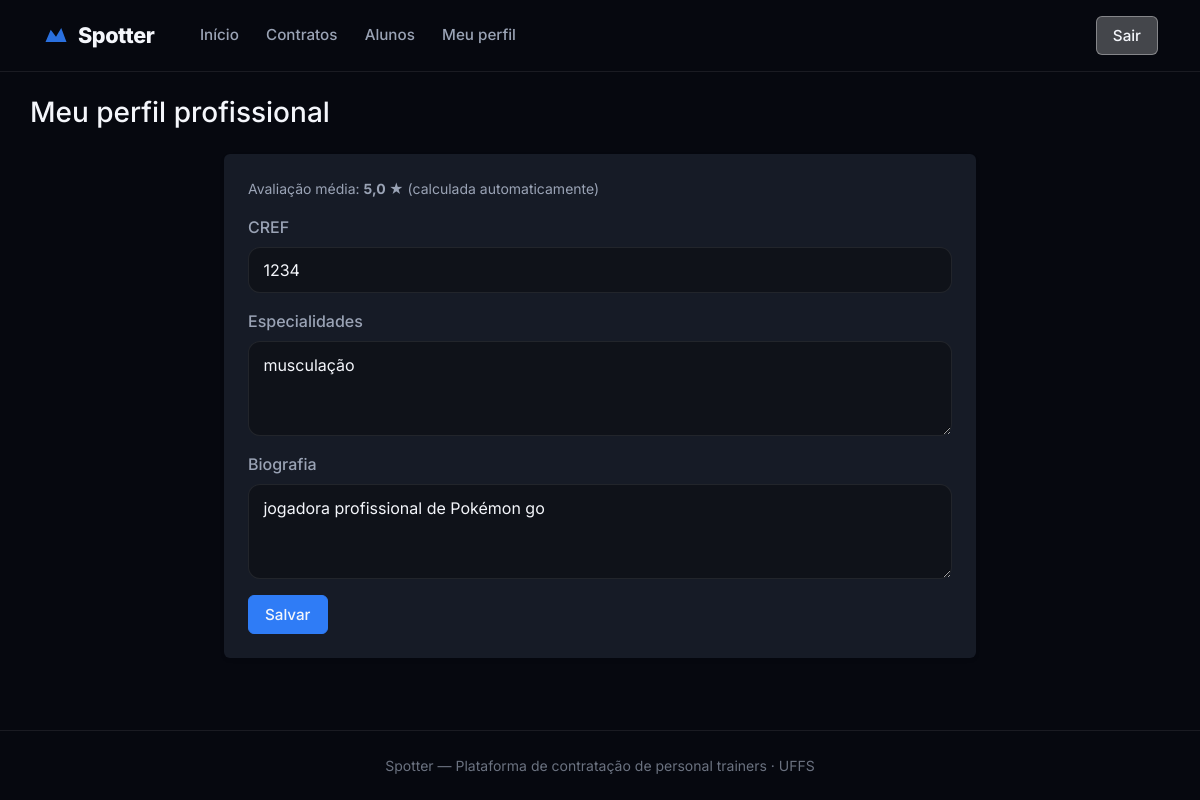
Screenshot of /personal/perfil/ (signed in) with the database file from the repository.
### core/models/perfil_personal.py (models this page shows, shortened)
class PerfilPersonal(models.Model):
    usuario = models.OneToOneField(
        Usuario,
        on_delete=models.CASCADE,
        related_name="perfil_personal",
        limit_choices_to={"tipo": Usuario.PERSONAL},
    )
    cref = models.CharField(max_length=20, unique=True)
    especialidades = models.TextField(
        blank=True,
        help_text="Ex: musculação, funcional, pilates",
    )
    bio = models.TextField(blank=True)
    latitude = models.FloatField(null=True, blank=True)
    longitude = models.FloatField(null=True, blank=True)
    avaliacao_media = models.FloatField(
        default=0.0,
        validators=[MinValueValidator(0.0), MaxValueValidator(5.0)],
    )
    objects = PerfilPersonalManager()
    class Meta:
        verbose_name = "Perfil Personal"
        verbose_name_plural = "Perfis Personal"

### core/views/personal/perfil.py (the view, shortened to what this page needs)
# urls.py: path("personal/perfil/", views.PersonalPerfilUpdateView.as_view(), name="personal_perfil"),
class PersonalPerfilUpdateView(PersonalRequiredMixin, UpdateView):
    model = PerfilPersonal
    form_class = PerfilPersonalForm
    template_name = "core/personal/perfil.html"
    success_url = reverse_lazy("core:personal_perfil")
    def get_object(self):
        return get_object_or_404(PerfilPersonal, usuario=self.request.user)

### core/forms/perfil_personal.py
class PerfilPersonalForm(forms.ModelForm):
    class Meta:
        model = PerfilPersonal
        fields = ["cref", "especialidades", "bio"]
        widgets = {
            "cref": forms.TextInput(
                attrs={**_FIELD, "placeholder": "Ex: 012345-G/SC"}
            ),
            "especialidades": forms.Textarea(
                attrs={
                    **_TEXTAREA,
                    "placeholder": "Ex: musculação, funcional, pilates",
                }
            ),
            "bio": forms.Textarea(
                attrs={
                    **_TEXTAREA,
                    "placeholder": "Conte um pouco sobre sua experiência e abordagem…",
                }
            ),
        }
        labels = {
            "cref": "CREF",
            "especialidades": "Especialidades",
            "bio": "Biografia",
        }

### core/mixins.py (called while the page is built)
    def test_func(self):
        if self.tipo_requerido is None:
            return True
        return getattr(self.request.user, "tipo", None) == self.tipo_requerido

### core/models/perfil_personal.py (called while the page is built)
    def get_queryset(self):
        return PerfilPersonalQuerySet(self.model, using=self._db)

### core/models/usuario.py (called while the page is built)
    @property
    def eh_personal(self):
        return self.tipo == self.PERSONAL

### core/templates/core/personal/perfil.html (shortened to what this page needs)
{% extends "core/base.html" %}
{% block content %}
<div class="container py-4">
    <h1 class="h3 mb-4">Meu perfil profissional</h1>
    <div class="row justify-content-center">
        <div class="col-lg-8">
            <div class="card shadow-sm border-0">
                <div class="card-body p-4">
                    <p class="text-muted small">Avaliação média: <strong>{{ object.avaliacao_media }} ★</strong> (calculada automaticamente)</p>
                    <form method="post">
                        {% for field in form %}
                        <div class="mb-3">
                            <label class="form-label">{{ field.label }}</label>
                            {{ field }}
                        </div>
                        {% endfor %}
                        <button type="submit" class="btn-outline-color btn-outline-blue">Salvar</button>
                    </form>
                </div>
            </div>
        </div>
    </div>
</div>
{% endblock %}

### core/static/core/css/main.css (style rules this page uses)
:root { --bg-body: #06080f; --bg-surface: #0f1219; --bg-elevated: #161b26; --bg-glass: rgba(15, 18, 25, 0.82); --border-subtle: rgba(255, 255, 255, 0.08); --text-primary: #f4f6fb; --text-secondary: #9aa3b5; --text-muted: #6b7280; --accent-blue: #2f7cf6; --accent-blue-hover: #1a6ae8; --accent-blue-light: #5b9cff; --accent-red: #e63946; --bg-white-25: rgba(255, 255, 255, 0.25); --bg-white-35: rgba(255, 255, 255, 0.35); --border-white-35: rgba(255, 255, 255, 0.35); --radius-lg: 1.25rem; --radius-xl: 1.75rem; --nav-height: 72px; --shadow-dock: 0 24px 60px rgba(0, 0, 0, 0.55); }
*, *::before, *::after { box-sizing: border-box; }
body.theme-dark { font-family: 'Inter', system-ui, -apple-system, sans-serif; background: var(--bg-body); color: var(--text-primary); min-height: 100vh; }
.theme-dark .form-control, .theme-dark .form-select { background: var(--bg-surface); border: 1px solid var(--border-subtle); color: var(--text-primary); border-radius: 0.75rem; padding: 0.65rem 0.9rem; }
.theme-dark .form-label { color: var(--text-secondary); font-weight: 500; }
.theme-dark .card { background: var(--bg-elevated); border: 1px solid var(--border-subtle); color: var(--text-primary); }
.theme-dark main > .container { padding: 2.5rem 0 4rem; }
.theme-dark .text-muted { color: var(--text-secondary) !important; }

### core/static/core/css/buttons.css (style rules this page uses)
.btn-outline-color { display: inline-block; text-align: center; text-decoration: none; background: transparent; border-radius: 6px; border-width: 1px; border-style: solid; cursor: pointer; transition: background 0.18s, color 0.18s; line-height: 1.4; font-size: 0.95rem; padding: 0.5rem 1rem; font-weight: 500; }
.btn-outline-blue { border-color: var(--accent-blue); color: var(--color-white); background: var(--accent-blue); }

### rows the page displays
PerfilPersonal: avaliacao_media "5,0", form "1234" "musculação" "jogadora profissional de Pokémon go"

### other values shown
{{ field.label }} "CREF" "Especialidades" "Biografia"
